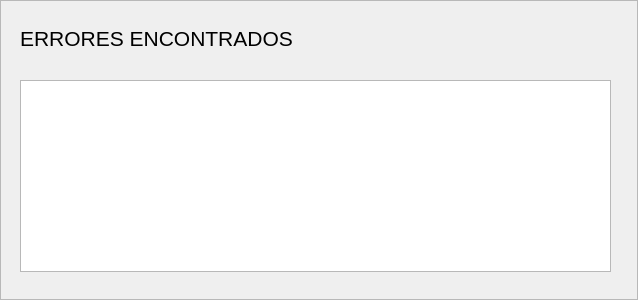
<?xml version="1.0" encoding="UTF-8"?>
<ui version="4.0">
 <class>VentanaErrores</class>
 <widget class="QFrame" name="VentanaErrores">
  <property name="geometry">
   <rect>
    <x>0</x>
    <y>0</y>
    <width>638</width>
    <height>300</height>
   </rect>
  </property>
  <property name="windowTitle">
   <string>Frame</string>
  </property>
  <property name="frameShape">
   <enum>QFrame::StyledPanel</enum>
  </property>
  <property name="frameShadow">
   <enum>QFrame::Raised</enum>
  </property>
  <widget class="QLabel" name="label">
   <property name="geometry">
    <rect>
     <x>20</x>
     <y>23</y>
     <width>321</width>
     <height>31</height>
    </rect>
   </property>
   <property name="font">
    <font>
     <pointsize>16</pointsize>
    </font>
   </property>
   <property name="text">
    <string>ERRORES ENCONTRADOS</string>
   </property>
  </widget>
  <widget class="QListWidget" name="listWidget">
   <property name="geometry">
    <rect>
     <x>20</x>
     <y>80</y>
     <width>591</width>
     <height>192</height>
    </rect>
   </property>
  </widget>
 </widget>
 <resources/>
 <connections/>
</ui>
